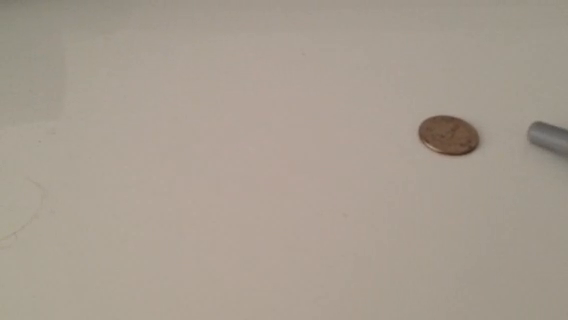
#> input picture frame 24 of node-opencv-master/examples/files/motion.mov, 568 x 320 px, given in place of the camera
$ python recorder.py   (Python 2 division)   (older library calls are emulated)
#> lines starting #> are read from the running program, lines starting #| are printed output that depends on the picture
import cv2
import numpy as np
import os.path

words = ["ZERO", "ONE", "TWO", "THREE", "FOUR", "FIVE", "SIX", "SEVEN", "EIGHT", "NINE", "TEN", "ELEVEN", "TWELVE", "THUR", "TEEN", "TWEN", "TEE", "FIF", "HUNDRED", "THOUSAND", "MILLION"]

#name = raw_input("Please enter Your Name: ")
name = "test"

LipPath = "C:/Users/rajpu/workspace/LipData/"
FacePath = "C:/Users/rajpu/workspace/FaceData/"

if not os.path.exists(FacePath   + name):
    os.makedirs(FacePath + name)
else:
    print "Already exists"
    raw_input("Press Enter to continue...")
    exit()

if not os.path.exists(LipPath + name):
    os.makedirs(LipPath + name)
else:
    print "Already exists"
    raw_input("Press Enter to continue...")
    exit()


# if os.path.isfile("C:/Users/rajpu/workspace/FaceData/ZERO/" + name + ".avi"):
#     print "This file already exists"

cap = cv2.VideoCapture(0)

x = int(275)
y = int(275)
w = int(100)
h = int(75)

while(cap.isOpened):
    ret, frame = cap.read()
#> frame is the input picture: shape (320, 568, 3); mean B, G, R 145.2, 157.3, 167.9
    frame = cv2.flip(frame,1)
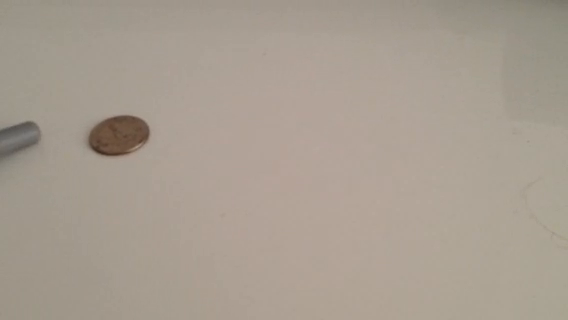
#> frame: shape (320, 568, 3); mean B, G, R 145.2, 157.3, 167.9
    if ret == True:

        cv2.rectangle(frame, (x,y), (x+w, y+h), (0,0,255), 2)

        font = cv2.FONT_HERSHEY_SIMPLEX
        cv2.putText(frame,('Please your mouth in RED BOX'),(10,25), font, 0.5,(0,0,255),1)
        cv2.putText(frame,('Press space to continue'),(10,50), font, 0.5,(0,0,255),1)
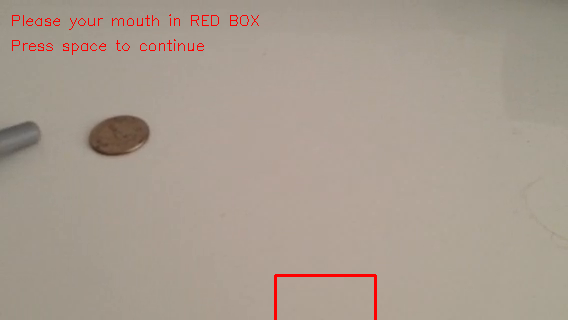
#> frame: shape (320, 568, 3); mean B, G, R 144, 156, 168.6

        cv2.imshow('frame',frame)

        k = cv2.waitKey(33)
#> (key Esc is pressed here)
        if k == 32:
            break


cap.release()
cv2.destroyAllWindows()
i = 0

while i < len(words):

    word = words[i]

    cap = cv2.VideoCapture(0)
    #ds_factor = 2

    width=int(cap.get(cv2.cv.CV_CAP_PROP_FRAME_WIDTH ))
    height=int(cap.get(cv2.cv.CV_CAP_PROP_FRAME_HEIGHT ))
    # Define the codec and create VideoWriter object
    fourcc = cv2.cv.CV_FOURCC(*'XVID')

    if not os.path.exists(FacePath + name + "/" + word):
        os.makedirs(FacePath + name + "/" + word)


    if not os.path.exists(LipPath + name + "/" + word):
        os.makedirs(LipPath + name + "/" + word)

    facefp = FacePath + name + "/" + word + "/" + word + ".avi"
    lipfp = LipPath + name + "/" + word + "/" + word + ".avi"

    faceout = cv2.VideoWriter(facefp,fourcc, 20.0, (width,height))
    lipout = cv2.VideoWriter(lipfp,fourcc, 20.0, (w,h))

    start = False

    while(cap.isOpened):
        ret, frame = cap.read()
        frame = cv2.flip(frame,1)
        if ret == True:

            #frame = cv2.resize(frame, None, fx=ds_factor, fy=ds_factor, interpolation=cv2.INTER_AREA)


            cv2.rectangle(frame, (x,y), (x+w,y+h), (0,0,255), 2)
            mouth = frame[y:y+h, x:x+w]
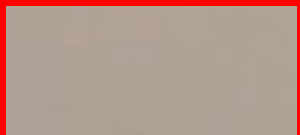
#> mouth: shape (45, 100, 3) (shown 3 times larger); mean B, G, R 138, 150.3, 181.3
            if start:
                faceout.write(frame)
                lipout.write(mouth)
                print "start"

            font = cv2.FONT_HERSHEY_SIMPLEX
            cv2.putText(frame,('Speak : ' + word),(10,25), font, 0.5,(0,0,255),1)
            if not start:
                cv2.putText(frame,('Press Space to start and Esc to redo '),(10,50), font, 0.5,(0,0,255),1)
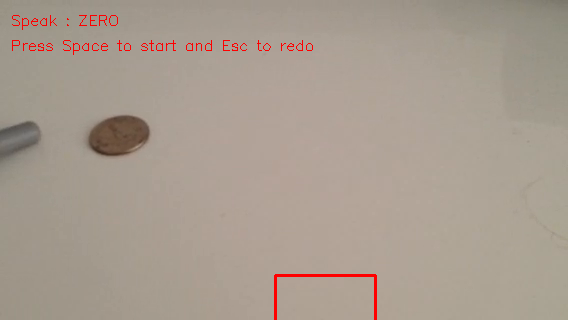
#> frame: shape (320, 568, 3); mean B, G, R 144, 156, 168.6
            else:
                cv2.putText(frame,('Press Space to end and continue and Esc to redo '),(10,50), font, 0.5,(0,0,255),1)

            cv2.imshow('mouth', mouth)
            cv2.imshow('frame',frame)
            print "Camera On"
            k = cv2.waitKey(33)
#> (key Esc is pressed here)
            if k == 32:
                if not start:
                    print "start"
                    start = True
                    continue
                    k = 0
                else:
                    print "end"
                    i += 1
                    break
            elif k == 27:
                break


    cap.release()
    cv2.destroyAllWindows()

$ run again, starting later in the video
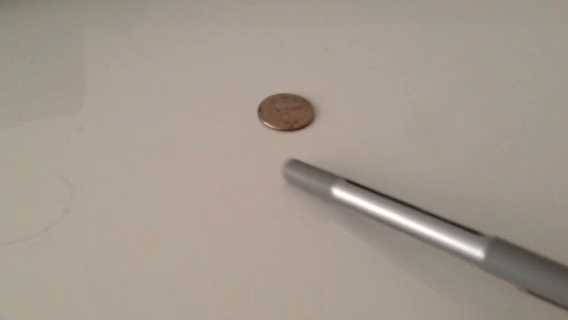
#> input picture frame 109 of node-opencv-master/examples/files/motion.mov, 568 x 320 px, given in place of the camera
#> frame is the input picture: shape (320, 568, 3); mean B, G, R 142.1, 153.8, 164.5
#> `cv2.putText(frame,('Press space to continue'),(10,50), font, 0.5,(0,0,..`:
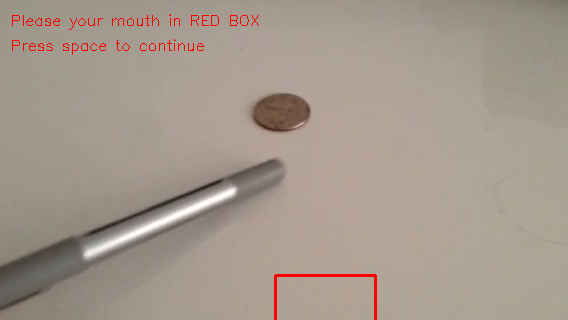
#> frame: shape (320, 568, 3); mean B, G, R 140.9, 152.5, 165.2
#> `cv2.putText(frame,('Press Space to start and Esc to redo '),(10,50), f..`:
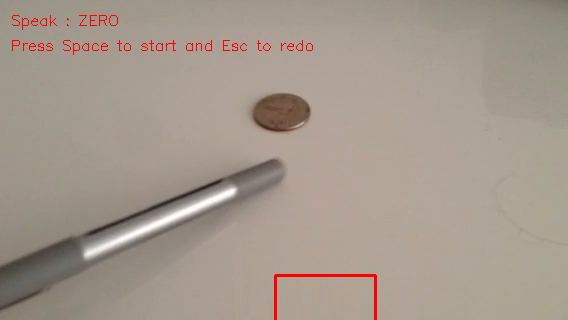
#> frame: shape (320, 568, 3); mean B, G, R 141, 152.6, 165.2

$ run again, starting later in the video
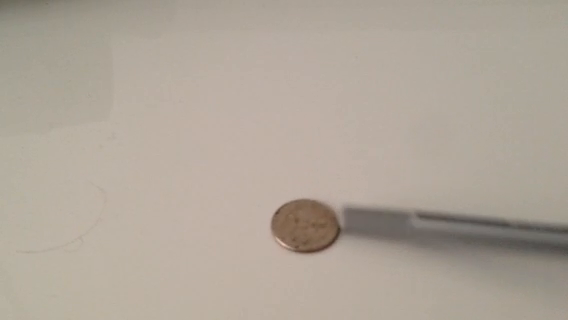
#> input picture frame 194 of node-opencv-master/examples/files/motion.mov, 568 x 320 px, given in place of the camera
#> frame is the input picture: shape (320, 568, 3); mean B, G, R 153.5, 165.4, 175.6
#> `cv2.putText(frame,('Press space to continue'),(10,50), font, 0.5,(0,0,..`:
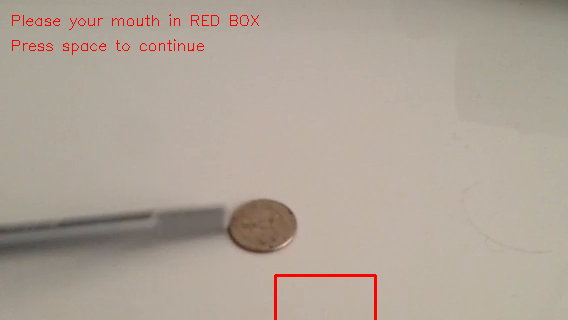
#> frame: shape (320, 568, 3); mean B, G, R 152.2, 164, 176.2
#> `cv2.putText(frame,('Press Space to start and Esc to redo '),(10,50), f..`:
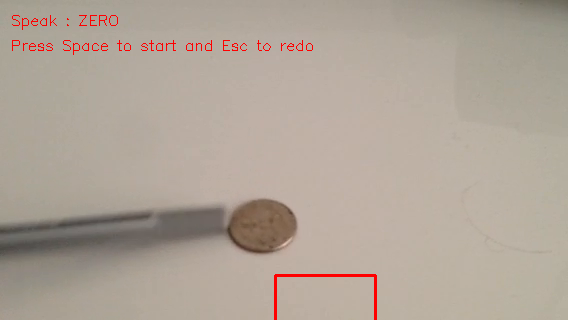
#> frame: shape (320, 568, 3); mean B, G, R 152.3, 164.1, 176.2
